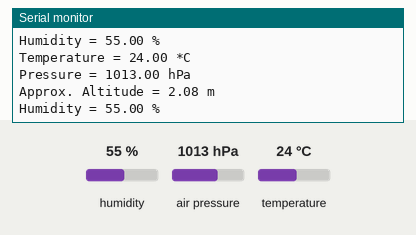
Simulated run of this sketch. Board: Arduino Uno, built with avr-gcc and run on an emulated ATmega328P. Shown: the last lines printed to the serial monitor. The inputs (shaded band) are chosen by the test bench; at power-on: humidity 55 %, air pressure 1013 hPa, temperature 24 °C.

Above: at 1.2 s.
1.3 s: humidity set to 22 %
At 2.4 s:
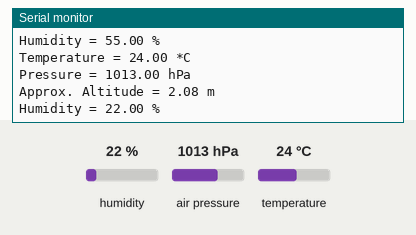
2.8 s: air pressure set to 952 hPa
At 3.4 s:
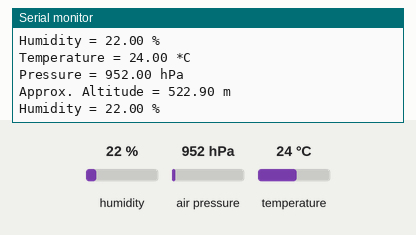

Measured:
- after the input at 1.3 s, the serial monitor: prints a new line after 0.72 s (image 1)
- after the input at 2.8 s, the serial monitor: prints a new line after 0.23 s (image 2)

The sketch:

BME280_And_ThingSpeak.ino
```cpp
#include <Wire.h>
#include <Adafruit_Sensor.h>
#include <Adafruit_BME280.h> //this library needs Adafruit_Sensor.h library


#define SEALEVELPRESSURE_HPA (1013.25)

Adafruit_BME280 bme; // I2C

unsigned long delayTime;

//============Funcsion=================
void printValues();

void setup()
{
  Serial.begin(115200);
  Serial.println(F("BME280 test"));

  bool status;

  // default settings
  // (you can also pass in a Wire library object like &Wire2)
  status = bme.begin(0x76);
  if (!status)
  {
    Serial.println("Could not find a valid BME280 sensor, check wiring!");
    while (1);
  }

  Serial.println("-- Default Test --");
  delayTime = 1000;

  Serial.println();
}

void loop()
{
  printValues();
  delay(delayTime);
}

void printValues()
{
  Serial.print("Temperature = ");
  Serial.print(bme.readTemperature());
  Serial.println(" *C");

  Serial.print("Pressure = ");
  Serial.print(bme.readPressure() / 100.0F);
  Serial.println(" hPa");

  Serial.print("Approx. Altitude = ");
  Serial.print(bme.readAltitude(SEALEVELPRESSURE_HPA));
  Serial.println(" m");

  Serial.print("Humidity = ");
  Serial.print(bme.readHumidity());
  Serial.println(" %");

  Serial.println();
}
```
